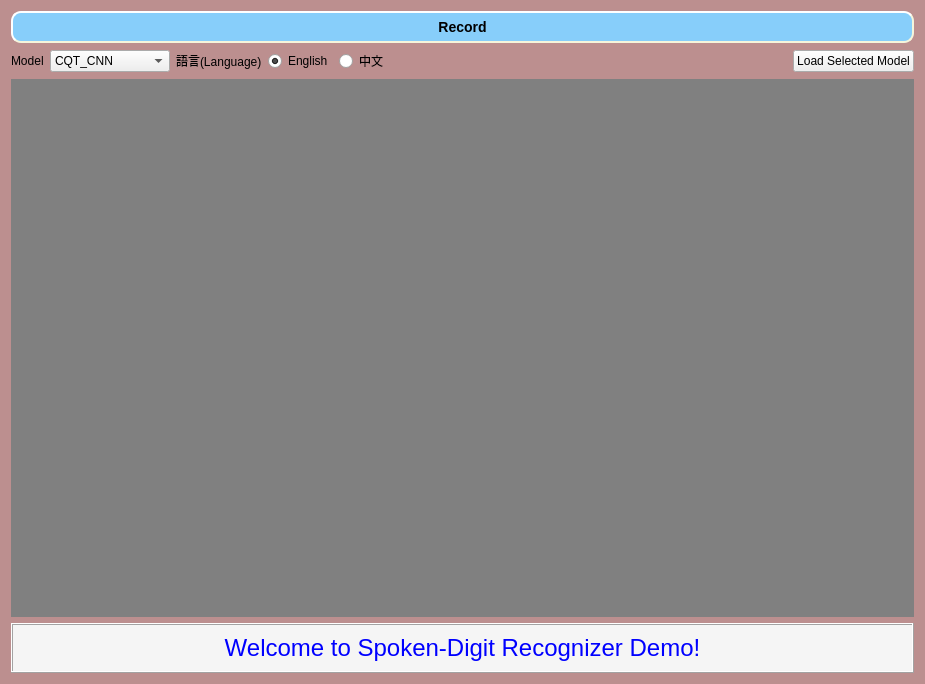
<?xml version="1.0" encoding="UTF-8"?>
<ui version="4.0">
 <class>Dialog</class>
 <widget class="QDialog" name="Dialog">
  <property name="geometry">
   <rect>
    <x>0</x>
    <y>0</y>
    <width>925</width>
    <height>684</height>
   </rect>
  </property>
  <property name="windowTitle">
   <string>Speech Recognizer</string>
  </property>
  <property name="styleSheet">
   <string notr="true">/*QDialog{background-image: url(./8MJHJ9O.jpg);}*/
QDialog{background-color: RosyBrown; }</string>
  </property>
  <layout class="QGridLayout" name="gridLayout">
   <item row="0" column="0">
    <widget class="QPushButton" name="recordButton">
     <property name="cursor">
      <cursorShape>PointingHandCursor</cursorShape>
     </property>
     <property name="focusPolicy">
      <enum>Qt::NoFocus</enum>
     </property>
     <property name="autoFillBackground">
      <bool>false</bool>
     </property>
     <property name="styleSheet">
      <string notr="true">/*
QPushButton{

    background-color: red;
    border-style: outset;
    border-width: 2px;
    border-radius: 10px;
    border-color: beige;
    font: bold 14px;
    min-width: 10em;
    padding: 6px;
	alpha:0.2;
}
*/
QPushButton{ background-color: LightSkyBlue ;border-style: outset;border-width: 2px;border-radius: 10px;border-color: beige;font: bold 14px;min-width: 10em;padding: 6px;}</string>
     </property>
     <property name="text">
      <string>Record</string>
     </property>
     <property name="checkable">
      <bool>true</bool>
     </property>
    </widget>
   </item>
   <item row="1" column="0">
    <layout class="QHBoxLayout" name="horizontalLayout">
     <item>
      <widget class="QLabel" name="label_2">
       <property name="text">
        <string>Model</string>
       </property>
      </widget>
     </item>
     <item>
      <widget class="QComboBox" name="modelBox">
       <property name="sizePolicy">
        <sizepolicy hsizetype="Preferred" vsizetype="Fixed">
         <horstretch>0</horstretch>
         <verstretch>0</verstretch>
        </sizepolicy>
       </property>
       <property name="minimumSize">
        <size>
         <width>120</width>
         <height>0</height>
        </size>
       </property>
       <property name="maximumSize">
        <size>
         <width>1000000</width>
         <height>16777215</height>
        </size>
       </property>
       <property name="cursor">
        <cursorShape>PointingHandCursor</cursorShape>
       </property>
       <property name="focusPolicy">
        <enum>Qt::NoFocus</enum>
       </property>
       <property name="styleSheet">
        <string notr="true"/>
       </property>
       <property name="currentIndex">
        <number>0</number>
       </property>
       <item>
        <property name="text">
         <string>CQT_CNN</string>
        </property>
       </item>
       <item>
        <property name="text">
         <string>STFT_CNN</string>
        </property>
       </item>
       <item>
        <property name="text">
         <string>MFCC_RNN</string>
        </property>
       </item>
      </widget>
     </item>
     <item>
      <widget class="QLabel" name="label">
       <property name="sizePolicy">
        <sizepolicy hsizetype="Preferred" vsizetype="Preferred">
         <horstretch>0</horstretch>
         <verstretch>0</verstretch>
        </sizepolicy>
       </property>
       <property name="text">
        <string>語言(Language)</string>
       </property>
      </widget>
     </item>
     <item>
      <widget class="QRadioButton" name="enButton">
       <property name="enabled">
        <bool>true</bool>
       </property>
       <property name="sizePolicy">
        <sizepolicy hsizetype="Minimum" vsizetype="Preferred">
         <horstretch>0</horstretch>
         <verstretch>0</verstretch>
        </sizepolicy>
       </property>
       <property name="font">
        <font>
         <kerning>true</kerning>
        </font>
       </property>
       <property name="mouseTracking">
        <bool>false</bool>
       </property>
       <property name="focusPolicy">
        <enum>Qt::ClickFocus</enum>
       </property>
       <property name="styleSheet">
        <string notr="true"/>
       </property>
       <property name="text">
        <string>English</string>
       </property>
       <property name="checkable">
        <bool>true</bool>
       </property>
       <property name="checked">
        <bool>true</bool>
       </property>
      </widget>
     </item>
     <item>
      <widget class="QRadioButton" name="chButton">
       <property name="sizePolicy">
        <sizepolicy hsizetype="Minimum" vsizetype="Preferred">
         <horstretch>0</horstretch>
         <verstretch>0</verstretch>
        </sizepolicy>
       </property>
       <property name="mouseTracking">
        <bool>false</bool>
       </property>
       <property name="focusPolicy">
        <enum>Qt::ClickFocus</enum>
       </property>
       <property name="contextMenuPolicy">
        <enum>Qt::DefaultContextMenu</enum>
       </property>
       <property name="text">
        <string>中文</string>
       </property>
       <property name="checked">
        <bool>false</bool>
       </property>
      </widget>
     </item>
     <item>
      <spacer name="horizontalSpacer">
       <property name="orientation">
        <enum>Qt::Horizontal</enum>
       </property>
       <property name="sizeType">
        <enum>QSizePolicy::Expanding</enum>
       </property>
       <property name="sizeHint" stdset="0">
        <size>
         <width>40</width>
         <height>20</height>
        </size>
       </property>
      </spacer>
     </item>
     <item>
      <widget class="QPushButton" name="modelButton">
       <property name="cursor">
        <cursorShape>PointingHandCursor</cursorShape>
       </property>
       <property name="focusPolicy">
        <enum>Qt::NoFocus</enum>
       </property>
       <property name="text">
        <string>Load Selected Model</string>
       </property>
       <property name="checkable">
        <bool>false</bool>
       </property>
      </widget>
     </item>
    </layout>
   </item>
   <item row="4" column="0">
    <widget class="QLabel" name="numberLabel">
     <property name="sizePolicy">
      <sizepolicy hsizetype="Preferred" vsizetype="Fixed">
       <horstretch>0</horstretch>
       <verstretch>0</verstretch>
      </sizepolicy>
     </property>
     <property name="minimumSize">
      <size>
       <width>0</width>
       <height>50</height>
      </size>
     </property>
     <property name="font">
      <font>
       <pointsize>18</pointsize>
      </font>
     </property>
     <property name="autoFillBackground">
      <bool>false</bool>
     </property>
     <property name="styleSheet">
      <string notr="true">QLabel { background-color : WhiteSmoke;  color : blue; }</string>
     </property>
     <property name="frameShape">
      <enum>QFrame::Box</enum>
     </property>
     <property name="frameShadow">
      <enum>QFrame::Raised</enum>
     </property>
     <property name="text">
      <string>Welcome to Spoken-Digit Recognizer Demo!</string>
     </property>
     <property name="textFormat">
      <enum>Qt::AutoText</enum>
     </property>
     <property name="alignment">
      <set>Qt::AlignCenter</set>
     </property>
     <property name="textInteractionFlags">
      <set>Qt::LinksAccessibleByMouse|Qt::TextSelectableByMouse</set>
     </property>
    </widget>
   </item>
   <item row="2" column="0">
    <widget class="AudioStream" name="waveGraph" native="true">
     <property name="sizePolicy">
      <sizepolicy hsizetype="Preferred" vsizetype="Expanding">
       <horstretch>0</horstretch>
       <verstretch>0</verstretch>
      </sizepolicy>
     </property>
     <property name="styleSheet">
      <string notr="true">QWidget { background-color : gray;}</string>
     </property>
    </widget>
   </item>
  </layout>
 </widget>
 <customwidgets>
  <customwidget>
   <class>AudioStream</class>
   <extends>QWidget</extends>
   <header>audiostream</header>
   <container>1</container>
  </customwidget>
 </customwidgets>
 <resources/>
 <connections/>
</ui>
